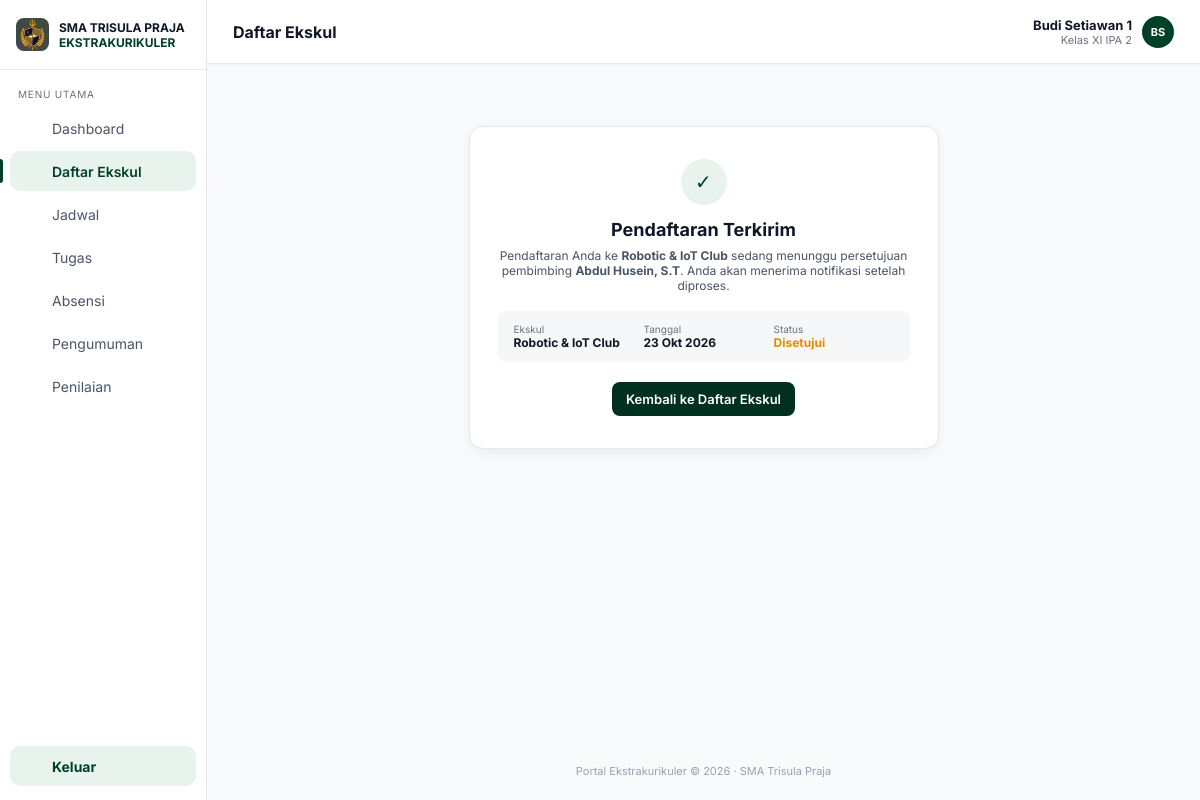
Screenshot of /portal-trisula/daftar_ekskul_sukses.php?id=1 (signed in) with the database file from the repository.
### tables this page shows
CREATE TABLE `users` (
  `id` int UNSIGNED NOT NULL,
  `username` varchar(50) NOT NULL,
  `password` varchar(255) NOT NULL,
  `nama` varchar(100) NOT NULL,
  `role` enum('siswa','pembimbing') NOT NULL DEFAULT 'siswa',
  `nis` varchar(20) DEFAULT NULL,
  `angkatan` year DEFAULT NULL,
  `kelas` varchar(30) DEFAULT NULL,
  `created_at` timestamp NULL DEFAULT CURRENT_TIMESTAMP
);

CREATE TABLE `ekskul` (
  `id` int UNSIGNED NOT NULL,
  `nama` varchar(100) NOT NULL,
  `deskripsi` varchar(255) NOT NULL,
  `pembimbing` varchar(100) NOT NULL,
  `pembimbing_id` int UNSIGNED DEFAULT NULL,
  `hari` enum('Senin','Selasa','Rabu','Kamis','Jumat','Sabtu','Minggu') NOT NULL,
  `jam_mulai` time NOT NULL,
  `jam_selesai` time NOT NULL,
  `kuota` smallint UNSIGNED NOT NULL
);

CREATE TABLE `pendaftaran` (
  `id` int UNSIGNED NOT NULL,
  `siswa_id` int UNSIGNED NOT NULL,
  `ekskul_id` int UNSIGNED NOT NULL,
  `nis` varchar(20) NOT NULL,
  `hp_siswa` varchar(20) NOT NULL,
  `nama_ortu` varchar(100) NOT NULL,
  `hp_ortu` varchar(20) NOT NULL,
  `alasan` text NOT NULL,
  `pengalaman` text,
  `status` enum('menunggu','disetujui','ditolak') NOT NULL DEFAULT 'menunggu',
  `created_at` datetime NOT NULL DEFAULT CURRENT_TIMESTAMP,
  `diproses_at` datetime DEFAULT NULL
);

### portal-trisula/includes/auth.php (called while the page is built, shortened)
<?php
function e(?string $v): string
{
    return htmlspecialchars($v ?? '', ENT_QUOTES, 'UTF-8');
}
function is_logged_in(): bool
{
    return isset($_SESSION['user']);
}
function require_role(string $role): array
{
    return $_SESSION['user'];
}

### portal-trisula/includes/ekskul.php (called while the page is built, shortened)
<?php
function load_user(PDO $pdo, int $id): array
{
    $st = $pdo->prepare('SELECT id, nama, nis, angkatan, kelas FROM users WHERE id = ?');
    $st->execute([$id]);
    return $st->fetch() ?: ['id' => $id, 'nama' => '', 'nis' => '', 'angkatan' => '', 'kelas' => ''];
}
function tanggal_id(string $date): string
{
    $bulan = ['', 'Jan', 'Feb', 'Mar', 'Apr', 'Mei', 'Jun', 'Jul', 'Agu', 'Sep', 'Okt', 'Nov', 'Des'];
    $t = strtotime($date);
    return date('j', $t) . ' ' . $bulan[(int) date('n', $t)] . ' ' . date('Y', $t);
}
function find_ekskul(PDO $pdo, int $id): ?array
{
    $st = $pdo->prepare("SELECT e.*, (SELECT COUNT(*) FROM pendaftaran p WHERE p.ekskul_id = e.id AND p.status = 'disetujui') AS terisi
                         FROM ekskul e WHERE e.id = ?");
    $st->execute([$id]);
    $row = $st->fetch();
    return $row ?: null;
}
function find_pendaftaran(PDO $pdo, int $siswaId, int $ekskulId): ?array
{
    $st = $pdo->prepare('SELECT * FROM pendaftaran WHERE siswa_id = ? AND ekskul_id = ?');
    $st->execute([$siswaId, $ekskulId]);
    $row = $st->fetch();
    return $row ?: null;
}

### portal-trisula/daftar_ekskul_sukses.php (the view, shortened to what this page needs)
<?php
require __DIR__ . '/config/database.php';
require __DIR__ . '/includes/auth.php';
require __DIR__ . '/includes/siswa_layout.php';
require __DIR__ . '/includes/ekskul.php';
$session = require_role('siswa');
$pdo     = db();
$user    = load_user($pdo, (int) $session['id']);
$id     = (int) ($_GET['id'] ?? 0);
$ekskul = find_ekskul($pdo, $id);
$daftar = $ekskul ? find_pendaftaran($pdo, (int) $user['id'], $id) : null;
siswa_header('Daftar Ekskul', 'ekskul', $user);
?>
<section class="panel done-card">
    <div class="done-ico">✓</div>
    <h2>Pendaftaran Terkirim</h2>
    <p>Pendaftaran Anda ke <b><?= e($ekskul['nama']) ?></b> sedang menunggu persetujuan pembimbing <b><?= e($ekskul['pembimbing']) ?></b>. Anda akan menerima notifikasi setelah diproses.</p>
    <div class="done-info">
        <div><small>Ekskul</small><b><?= e($ekskul['nama']) ?></b></div>
        <div><small>Tanggal</small><b><?= e(tanggal_id(substr($daftar['created_at'], 0, 10))) ?></b></div>
        <div><small>Status</small><b class="txt-wait"><?= e(ucfirst($daftar['status'])) ?></b></div>
    </div>
    <a class="btn-primary" href="daftar_ekskul.php">Kembali ke Daftar Ekskul</a>
</section>
<?php siswa_footer();

### portal-trisula/includes/siswa_layout.php (shortened to what this page needs)
<?php
function icon(string $name): string
{
    $p = [
        'dashboard'  => '<rect x="3" y="3" width="7" height="7" rx="1"/><rect x="14" y="3" width="7" height="7" rx="1"/><rect x="3" y="14" width="7" height="7" rx="1"/><rect x="14" y="14" width="7" height="7" rx="1"/>',
        'ekskul'     => '<path d="M8 6h13M8 12h13M8 18h13"/><circle cx="4" cy="6" r="1"/><circle cx="4" cy="12" r="1"/><circle cx="4" cy="18" r="1"/>',
        'jadwal'     => '<rect x="3" y="5" width="18" height="16" rx="2"/><path d="M3 10h18M8 3v4M16 3v4"/>',
        'tugas'      => '<rect x="5" y="4" width="14" height="17" rx="2"/><path d="M9 4h6v3H9zM9 12h6M9 16h6"/>',
        'absensi'    => '<circle cx="12" cy="8" r="4"/><path d="M4 21a8 8 0 0 1 16 0"/>',
        'pengumuman' => '<rect x="3" y="7" width="18" height="12" rx="2"/><path d="M9 7V5h6v2"/>',
        'penilaian'  => '<path d="M6 20V10M12 20V4M18 20v-7"/>',
        'keluar'     => '<path d="M9 21H5a2 2 0 0 1-2-2V5a2 2 0 0 1 2-2h4M16 17l5-5-5-5M21 12H9"/>',
    ];
    return '<svg viewBox="0 0 24 24" width="20" height="20" fill="none" stroke="currentColor" stroke-width="1.8" stroke-linecap="round" stroke-linejoin="round" aria-hidden="true">' . ($p[$name] ?? '') . '</svg>';
}
function initials(string $nama): string
{
    $nama  = trim(explode(',', $nama)[0]);
    $parts = preg_split('/\s+/', $nama) ?: [];
    $out   = '';
    foreach (array_slice($parts, 0, 2) as $w) {
        $out .= mb_strtoupper(mb_substr($w, 0, 1));
    }
    return $out;
}
function siswa_header(string $title, string $active, array $user): void
{
    $menu = [
        'dashboard'  => ['Dashboard',    'dashboard_siswa.php'],
        'ekskul'     => ['Daftar Ekskul', 'daftar_ekskul.php'],
        'jadwal'     => ['Jadwal',       'jadwal.php'],
        'tugas'      => ['Tugas',        'tugas.php'],
        'absensi'    => ['Absensi',      'absensi.php'],
        'pengumuman' => ['Pengumuman',   'pengumuman.php'],
        'penilaian'  => ['Penilaian',    'penilaian.php'],
    ];
    ?>
<!DOCTYPE html>
<html lang="id">
<head>
    <link rel="stylesheet" href="assets/css/dashboard.css">
</head>
<body class="app">
<aside class="sidebar">
    <div class="brand">
        <img src="assets/img/logo.png" alt="" onerror="this.style.visibility='hidden'">
        <div><b>SMA TRISULA PRAJA</b><span>EKSTRAKURIKULER</span></div>
    </div>
    <p class="menu-label">MENU UTAMA</p>
    <nav>
        <?php foreach ($menu as $key => [$label, $href]): ?>
            <a href="<?= e($href) ?>" class="<?= $key === $active ? 'active' : '' ?>">
                <?= icon($key) ?> <span><?= e($label) ?></span>
            </a>
        <?php endforeach; ?>
    </nav>
    <a href="logout.php" class="logout"><?= icon('keluar') ?> <span>Keluar</span></a>
</aside>
<div class="content">
    <header class="top">
        <h1><?= e($title) ?></h1>
        <a href="profil.php" class="who" style="text-decoration:none;color:inherit">
            <span class="avatar" style="background:#004029"><?= e(initials($user['nama'])) ?></span>
            <div><b><?= e($user['nama']) ?></b><small><?= e($user['kelas'] ?? '') ?></small></div>
        </a>
    </header>
    <main class="page">
<?php
}
function siswa_footer(): void
{
    ?>
    </main>
    <footer class="foot">Portal Ekstrakurikuler © <?= date('Y') ?> · SMA Trisula Praja</footer>
</div>
</body>
</html>
<?php
}

### portal-trisula/assets/css/dashboard.css (style rules this page uses)
:root { --green:#004029; --green-soft:#e8f3ee; --ink:#101828; --muted:#99a1af; --line:#e5e7eb; --bg:#f8fafc; }
* { box-sizing:border-box; margin:0; padding:0; }
body.app { font-family:'Inter',system-ui,sans-serif; background:var(--bg); color:var(--ink); display:flex; min-height:100vh; font-size:14px; }
a { color:inherit; text-decoration:none; }
.sidebar { width:207px; flex:0 0 207px; background:#fff; border-right:1px solid var(--line); display:flex; flex-direction:column; position:sticky; top:0; height:100vh; }
.brand { display:flex; align-items:center; gap:10px; padding:18px 16px; border-bottom:1px solid var(--line); }
.brand img { width:33px; height:33px; border-radius:8px; background:#404942; object-fit:contain; }
.brand b { display:block; font-size:12px; font-weight:700; }
.brand span { display:block; font-size:12px; font-weight:700; color:var(--green); }
.menu-label { font-size:10px; letter-spacing:.08em; color:#6a7282; padding:18px 18px 8px; }
.sidebar nav { display:flex; flex-direction:column; gap:3px; padding:0 10px; }
.sidebar nav a, .logout { display:flex; align-items:center; gap:10px; padding:10px 12px; border-radius:10px; color:#4a5565; font-size:14px; position:relative; }
.sidebar nav a.active { background:var(--green-soft); color:var(--green); font-weight:600; }
.sidebar nav a.active::before { content:''; position:absolute; left:-10px; top:8px; bottom:8px; width:3px; background:var(--green); border-radius:0 3px 3px 0; }
.logout { margin:auto 10px 14px; background:var(--green-soft); color:var(--green); font-weight:700; }
.content { flex:1; min-width:0; display:flex; flex-direction:column; }
.top { height:64px; background:#fff; border-bottom:1px solid var(--line); box-shadow:0 1px 2px rgba(0,0,0,.04); display:flex; align-items:center; justify-content:space-between; padding:0 26px; }
.top h1 { font-size:16px; font-weight:700; }
.who { display:flex; align-items:center; gap:10px; text-align:right; }
.who b { display:block; font-size:13px; }
.who small { display:block; font-size:11px; color:#6a7282; }
.who .avatar { order:2; }
.avatar { width:32px; height:32px; border-radius:50%; display:grid; place-items:center; color:#fff; font-size:11px; font-weight:700; flex:0 0 auto; }
.page { flex:1; padding:22px 24px; display:flex; flex-direction:column; gap:18px; }
.foot { text-align:center; font-size:11px; color:var(--muted); padding:22px; }
.panel { background:#fff; border:1px solid var(--line); border-radius:14px; overflow:hidden; }
.btn-primary { display:inline-block; background:#00301f; color:#fff; border:0; border-radius:8px; padding:9px 14px; font:600 13px 'Inter',sans-serif; cursor:pointer; }
.txt-wait { color:#ea8a00; }
.done-card { max-width:470px; margin:40px auto; padding:32px 28px; text-align:center; box-shadow:0 4px 12px rgba(0,0,0,.06); }
.done-ico { width:46px; height:46px; border-radius:50%; background:#e8f3ee; color:var(--green); display:grid; place-items:center; margin:0 auto 14px; font-size:20px; }
.done-card h2 { font-size:18px; }
.done-card p { font-size:12px; color:#4a5565; margin:8px 0 18px; }
.done-info { display:grid; grid-template-columns:repeat(3,1fr); gap:10px; text-align:left; background:#f6f7f8; border-radius:8px; padding:12px 16px; margin-bottom:20px; font-size:12px; }
.done-info small { display:block; color:#6a7282; font-size:10px; }
.done-info b { font-size:12px; }

### rows the page displays
users: nama "BS", nama "Budi Setiawan 1", kelas "Kelas XI IPA 2"
ekskul: nama "Robotic & IoT Club", pembimbing "Abdul Husein, S.T"
pendaftaran: created_at "23 Okt 2026", status "Disetujui"

### other values shown
$label "Dashboard"
$label "Daftar Ekskul"
$label "Jadwal"
$label "Tugas"
$label "Absensi"
$label "Pengumuman"
$label "Penilaian"
$title "Daftar Ekskul"
